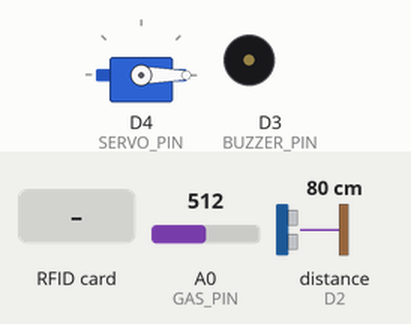
Simulated run of this sketch. Board: ESP8266 (NodeMCU). Parts: servo, buzzer (waves = sounding, pin HIGH). Wiring (inferred from the names in the program): ultrasonic range finder: trigger D1; echo D2. The inputs (shaded band) are chosen by the test bench; at power-on: A0 (GAS_PIN) = 512, distance to the obstacle (sensor on D2) 80 cm. The echo pulse lasts 58.3 µs per cm; WiFi joins after 1.5 s; servers stay silent unless stated; uploads are accepted with an empty reply; pins used as bus, display or sensor lines are not drawn; what the sketch prints to the serial monitor is not drawn.

Above: at 2.7 s.
2.8 s: RFID card 12 34 56 78 held to the reader
At 2.88 s:
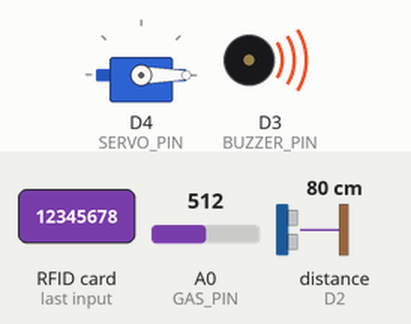
At 4.3 s:
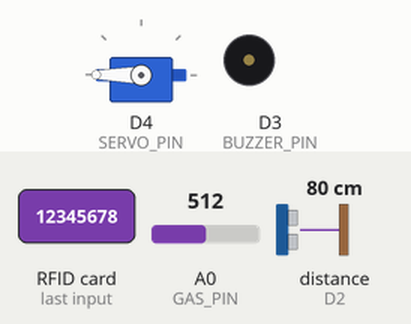
6.4 s: A0 (GAS_PIN) set to 584
7.9 s: A0 (GAS_PIN) set to 618
At 9.2 s:
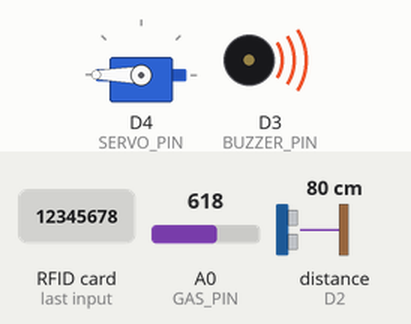
Timing chart, 0 to 10.9 s (numbered marks = the images above; inputs shaded):
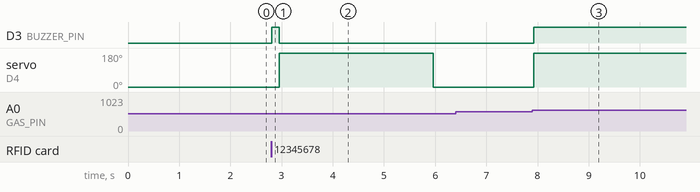

The sketch:

sketch_jan26a.ino
```cpp
#include <ESP8266WiFi.h>
#include <ESP8266HTTPClient.h>
#include <ArduinoJson.h>
#include <SPI.h>
#include <MFRC522.h>
#include <Servo.h>

// ================= WIFI =================
const char* ssid     = "surya";
const char* password = "12345678";
const char* server   = "http://10.85.137.173:8000";

// ================= PIN ==================
#define SS_PIN     D8
#define RST_PIN    D0
#define SERVO_PIN  D4
#define TRIG_PIN   D1
#define ECHO_PIN   D2
#define BUZZER_PIN D3
#define GAS_PIN    A0

// ================= OBJEK =================
MFRC522 rfid(SS_PIN, RST_PIN);
Servo servo;

// ================= KONFIG (DINAMIS) =================
int gasNormal  = 500;   // default fallback
int gasDarurat = 600;   // default fallback

#define SERVO_OPEN_ANGLE  180
#define SERVO_CLOSE_ANGLE 0

const unsigned long SERVO_OPEN_TIME   = 3000;
const unsigned long SERIAL_INTERVAL   = 1000;
const unsigned long SENSOR_SEND_TIME  = 3000;
const unsigned long CONFIG_FETCH_TIME = 5000;

// ================= VAR =================
bool gasTriggered = false;
bool servoOpen = false;
bool servoByGas = false;
bool rfidBusy = false;

unsigned long servoTimer  = 0;
unsigned long serialTimer = 0;
unsigned long sensorTimer = 0;
unsigned long configTimer = 0;

// ================= SETUP =================
void setup() {
  Serial.begin(9600);

  pinMode(TRIG_PIN, OUTPUT);
  pinMode(ECHO_PIN, INPUT);
  pinMode(BUZZER_PIN, OUTPUT);
  digitalWrite(BUZZER_PIN, LOW);

  servo.attach(SERVO_PIN);
  servo.write(SERVO_CLOSE_ANGLE);

  SPI.begin();
  rfid.PCD_Init();

  WiFi.begin(ssid, password);
  Serial.print("Connecting WiFi");
  while (WiFi.status() != WL_CONNECTED) {
    delay(500);
    Serial.print(".");
  }
  Serial.println("\nWiFi Connected");
}

// ================= LOOP =================
void loop() {
  updateGasConfig();
  bacaGas();
  bacaRFID();
  kontrolServo();
  tampilSerial();
  kirimSensorPeriodik();
}

// ================= AMBIL KONFIG DARI LARAVEL =================
void updateGasConfig() {
  if (millis() - configTimer < CONFIG_FETCH_TIME) return;
  configTimer = millis();

  if (WiFi.status() != WL_CONNECTED) return;

  HTTPClient http;
  WiFiClient client;

  http.begin(client, String(server) + "/iot/gas-config");
  int code = http.GET();

  if (code == 200) {
    StaticJsonDocument<200> doc;
    DeserializationError err = deserializeJson(doc, http.getString());

    if (!err) {
      gasNormal  = doc["gas_normal"];
      gasDarurat = doc["gas_darurat"];

      Serial.print("Config updated → Normal: ");
      Serial.print(gasNormal);
      Serial.print(" | Darurat: ");
      Serial.println(gasDarurat);
    }
  }
  http.end();
}

// ================= GAS =================
void bacaGas() {
  int gas = analogRead(GAS_PIN);

  // DARURAT
  if (gas >= gasDarurat && !gasTriggered) {
    gasTriggered = true;
    servoByGas = true;

    Serial.println("!!! GAS DARURAT !!!");

    servo.write(SERVO_OPEN_ANGLE);
    servoOpen = true;
    digitalWrite(BUZZER_PIN, HIGH);

    kirimGasDarurat();
  }

  // NORMAL KEMBALI
  if (gas <= gasNormal && gasTriggered) {
    gasTriggered = false;
    servoByGas = false;

    digitalWrite(BUZZER_PIN, LOW);
    servo.write(SERVO_CLOSE_ANGLE);
    servoOpen = false;

    Serial.println("Gas normal kembali");
  }
}

// ================= RFID =================
void bacaRFID() {
  if (gasTriggered || servoOpen || rfidBusy) return;

  if (!rfid.PICC_IsNewCardPresent()) return;
  if (!rfid.PICC_ReadCardSerial()) return;

  rfidBusy = true;

  String uid = "";
  for (byte i = 0; i < rfid.uid.size; i++) {
    uid += String(rfid.uid.uidByte[i], HEX);
  }
  uid.toUpperCase();

  Serial.print("RFID: ");
  Serial.println(uid);

  digitalWrite(BUZZER_PIN, HIGH);
  delay(150);
  digitalWrite(BUZZER_PIN, LOW);

  servo.write(SERVO_OPEN_ANGLE);
  servoOpen = true;
  servoTimer = millis();

  kirimRFID(uid);

  rfid.PICC_HaltA();
  rfidBusy = false;
}

// ================= SERVO =================
void kontrolServo() {
  if (servoByGas) return;

  if (servoOpen && millis() - servoTimer >= SERVO_OPEN_TIME) {
    servo.write(SERVO_CLOSE_ANGLE);
    servoOpen = false;
  }
}

// ================= ULTRASONIK =================
float bacaUltrasonik() {
  digitalWrite(TRIG_PIN, LOW);
  delayMicroseconds(2);
  digitalWrite(TRIG_PIN, HIGH);
  delayMicroseconds(10);
  digitalWrite(TRIG_PIN, LOW);

  long durasi = pulseIn(ECHO_PIN, HIGH, 30000);
  if (durasi == 0) return -1;

  return durasi * 0.034 / 2;
}

// ================= SERIAL =================
void tampilSerial() {
  if (millis() - serialTimer >= SERIAL_INTERVAL) {
    serialTimer = millis();

    int gas = analogRead(GAS_PIN);
    float jarak = bacaUltrasonik();

    Serial.print("Gas: ");
    Serial.print(gas);
    Serial.print(" | Jarak: ");
    Serial.print(jarak);
    Serial.println(" cm");

    // Sampah penuh (<50 cm)
    if (jarak > 0 && jarak < 50 && !gasTriggered) {
      for (int i = 0; i < 3; i++) {
        digitalWrite(BUZZER_PIN, HIGH);
        delay(100);
        digitalWrite(BUZZER_PIN, LOW);
        delay(100);
      }
    }
  }
}

// ================= SENSOR HTTP =================
void kirimSensorPeriodik() {
  if (millis() - sensorTimer >= SENSOR_SEND_TIME) {
    sensorTimer = millis();

    int gas = analogRead(GAS_PIN);
    float jarak = bacaUltrasonik();

    if (WiFi.status() != WL_CONNECTED) return;

    HTTPClient http;
    WiFiClient client;

    http.begin(client, String(server) + "/sensor");
    http.addHeader("Content-Type", "application/x-www-form-urlencoded");

    String data = "gas=" + String(gas) + "&jarak=" + String(jarak);
    http.POST(data);
    http.end();
  }
}

// ================= HTTP RFID =================
void kirimRFID(String rfidCode) {
  HTTPClient http;
  WiFiClient client;

  http.begin(client, String(server) + "/rfid");
  http.addHeader("Content-Type", "application/x-www-form-urlencoded");
  http.POST("rfid=" + rfidCode);
  http.end();
}

// ================= HTTP GAS =================
void kirimGasDarurat() {
  HTTPClient http;
  WiFiClient client;

  http.begin(client, String(server) + "/gas-darurat");
  http.POST("");
  http.end();
}
```

Measured:
- the behaviour switches between 599 and 600 on A0 (GAS_PIN) (found by bisection; images 2 and 3)
- after the input at 2.8 s, D3 (BUZZER_PIN): LOW → HIGH at once, → LOW 0.15 s later; servo on D4 (SERVO_PIN): 0° → 180° after 0.16 s, → 0° 3.0 s later
- after the input at 6.4 s, every drawn part: stays the same
- after the input at 7.9 s, D3 (BUZZER_PIN): LOW → HIGH at once; servo on D4 (SERVO_PIN): 0° → 180° at once
